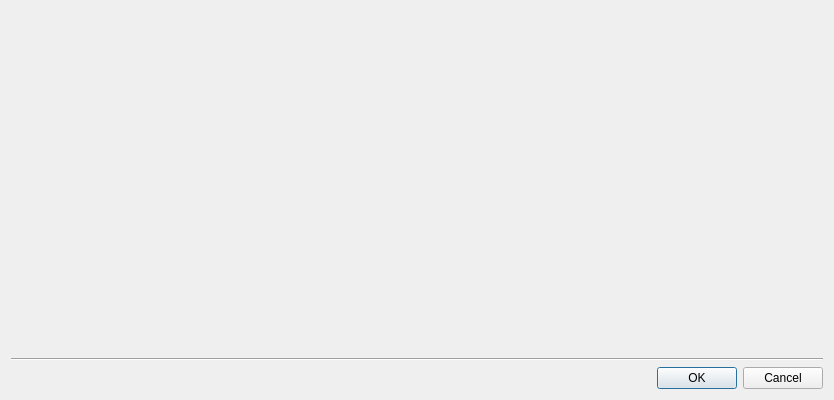
<?xml version="1.0" encoding="UTF-8"?>
<ui version="4.0">
 <class>ResourceSelectionDialog</class>
 <widget class="QDialog" name="ResourceSelectionDialog">
  <property name="geometry">
   <rect>
    <x>0</x>
    <y>0</y>
    <width>834</width>
    <height>400</height>
   </rect>
  </property>
  <property name="minimumSize">
   <size>
    <width>400</width>
    <height>400</height>
   </size>
  </property>
  <property name="windowTitle">
   <string/>
  </property>
  <layout class="QVBoxLayout" name="verticalLayout_2">
   <item>
    <widget class="QWidget" name="widget" native="true">
     <layout class="QHBoxLayout" name="horizontalLayout" stretch="1,0">
      <item>
       <layout class="QVBoxLayout" name="resourcesLayout" stretch="1,0">
        <item>
         <widget class="QnResourceTreeWidget" name="resourcesWidget" native="true"/>
        </item>
        <item>
         <widget class="QFrame" name="delegateFrame">
          <property name="sizePolicy">
           <sizepolicy hsizetype="Preferred" vsizetype="Fixed">
            <horstretch>0</horstretch>
            <verstretch>0</verstretch>
           </sizepolicy>
          </property>
          <layout class="QVBoxLayout" name="delegateLayout">
           <property name="leftMargin">
            <number>0</number>
           </property>
           <property name="topMargin">
            <number>0</number>
           </property>
           <property name="rightMargin">
            <number>0</number>
           </property>
           <property name="bottomMargin">
            <number>0</number>
           </property>
          </layout>
         </widget>
        </item>
       </layout>
      </item>
      <item>
       <widget class="QWidget" name="detailsWidget" native="true">
        <layout class="QVBoxLayout" name="verticalLayout" stretch="0,0,0,0">
         <item>
          <spacer name="verticalSpacer_2">
           <property name="orientation">
            <enum>Qt::Vertical</enum>
           </property>
           <property name="sizeHint" stdset="0">
            <size>
             <width>20</width>
             <height>40</height>
            </size>
           </property>
          </spacer>
         </item>
         <item>
          <widget class="QnResourcePreviewWidget" name="previewWidget" native="true"/>
         </item>
         <item>
          <widget class="QLabel" name="detailsLabel">
           <property name="sizePolicy">
            <sizepolicy hsizetype="Fixed" vsizetype="Preferred">
             <horstretch>0</horstretch>
             <verstretch>0</verstretch>
            </sizepolicy>
           </property>
           <property name="minimumSize">
            <size>
             <width>300</width>
             <height>0</height>
            </size>
           </property>
           <property name="maximumSize">
            <size>
             <width>300</width>
             <height>16777215</height>
            </size>
           </property>
           <property name="text">
            <string/>
           </property>
           <property name="alignment">
            <set>Qt::AlignBottom|Qt::AlignHCenter</set>
           </property>
           <property name="wordWrap">
            <bool>true</bool>
           </property>
          </widget>
         </item>
         <item>
          <spacer name="verticalSpacer">
           <property name="orientation">
            <enum>Qt::Vertical</enum>
           </property>
           <property name="sizeHint" stdset="0">
            <size>
             <width>20</width>
             <height>40</height>
            </size>
           </property>
          </spacer>
         </item>
        </layout>
       </widget>
      </item>
     </layout>
    </widget>
   </item>
   <item>
    <widget class="Line" name="line">
     <property name="orientation">
      <enum>Qt::Horizontal</enum>
     </property>
    </widget>
   </item>
   <item>
    <widget class="QDialogButtonBox" name="buttonBox">
     <property name="orientation">
      <enum>Qt::Horizontal</enum>
     </property>
     <property name="standardButtons">
      <set>QDialogButtonBox::Cancel|QDialogButtonBox::Ok</set>
     </property>
    </widget>
   </item>
  </layout>
  <zorder>buttonBox</zorder>
  <zorder></zorder>
  <zorder>detailsWidget</zorder>
  <zorder></zorder>
  <zorder>detailsWidget</zorder>
  <zorder>widget</zorder>
  <zorder>line</zorder>
 </widget>
 <customwidgets>
  <customwidget>
   <class>QnResourceTreeWidget</class>
   <extends>QWidget</extends>
   <header location="global">ui/widgets/resource_tree_widget.h</header>
   <container>1</container>
  </customwidget>
  <customwidget>
   <class>QnResourcePreviewWidget</class>
   <extends>QWidget</extends>
   <header location="global">ui/widgets/resource_preview_widget.h</header>
   <container>1</container>
  </customwidget>
 </customwidgets>
 <resources/>
 <connections/>
</ui>
